Frame 1 (no input): blank canvas, image omitted
Frame 60 (no input): blank canvas, image omitted
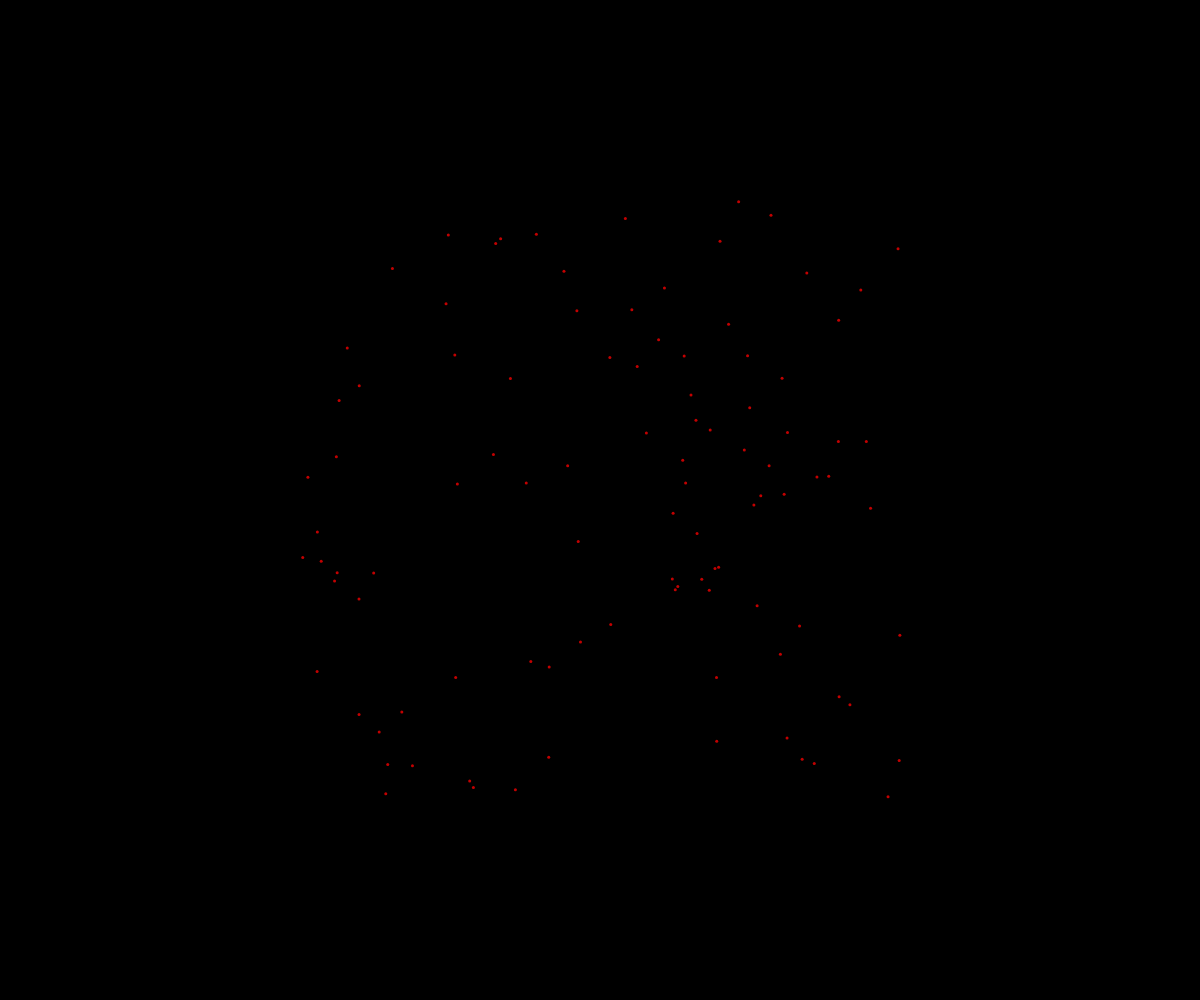
Frame 120 (the mouse pressed at the canvas centre since frame 60)

The p5.js sketch whose frames 1 and 60 were blank and that drew this single picture after the mouse press (run headless with seeded random() and noise() and a simulated clock; from frame 60 on, the mouse is pressed at the canvas centre):

// p5.js sketch
// ── sketch.js
// Fireworks OOP Demo

const NUMBER_OF_PARTICLES_PER_CLICK = 100;

let fireworks = [];

class Particle {
  constructor(x, y) {
    this.x = x;
    this.y = y;
    this.dx = random(-5, 5);
    this.dy = random(-5, 5);
    this.radius = 3;
    this.r = 255;
    this.g = 0;
    this.b = 0;
    this.opacity = 255;
  }

  display() {
    noStroke();
    fill(this.r, this.g, this.b, this.opacity);
    circle(this.x, this.y, this.radius);
  }

  update() {
    this.x += this.dx;
    this.y += this.dy;

    this.opacity --;
  }
}


function setup() {
  createCanvas(windowWidth, windowHeight);
}

function draw() {
  background("black");
  for (let particle of fireworks) {
    particle.update();
    particle.display();
  }
}

function mousePressed() {
  for (let i = 0; i < NUMBER_OF_PARTICLES_PER_CLICK; i ++) {
    let newParticle = new Particle(mouseX, mouseY);
    fireworks.push(newParticle);
  }
}
